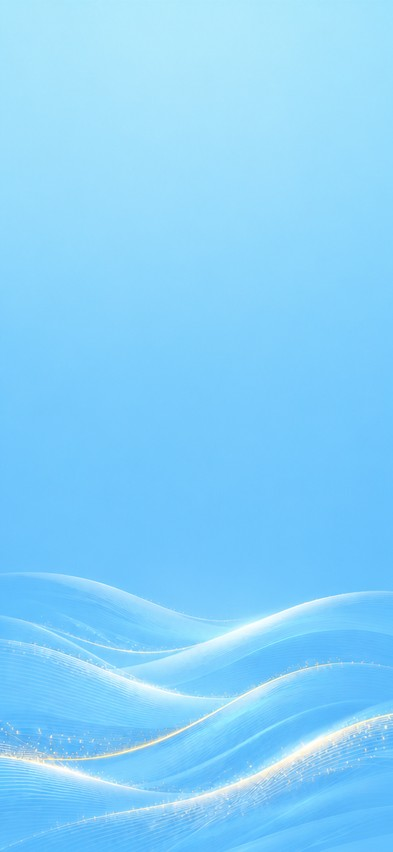
#> input picture assets/images/splash.jpg, 393 x 852 px
$ python generate_icons.py ../assets/images/splash.jpg
#> lines starting #> are read from the running program, lines starting #| are printed output that depends on the picture
#!/usr/bin/env python3
# -*- coding: utf-8 -*-
"""
生成并替换 tool_box 各平台 App 图标。

用法：
    python scripts/generate_icons.py [源图标路径]

默认源图标：项目根目录 local/app_1024.png
处理范围：iOS / Android / macOS / Web / Windows
"""

import os
import sys
from pathlib import Path
from PIL import Image


def project_root() -> Path:
    """脚本位于 scripts/，项目根目录为其父目录。"""
    return Path(__file__).resolve().parent.parent


def open_source(src: Path) -> Image.Image:
    """打开源图标，保持 RGBA，若非正方形则居中裁剪。"""
    img = Image.open(src).convert("RGBA")
    w, h = img.size
    if w != h:
        side = min(w, h)
        left = (w - side) // 2
        top = (h - side) // 2
        img = img.crop((left, top, left + side, top + side))
    return img


def resize(img: Image.Image, size: int) -> Image.Image:
    """使用 Lanczos 高质量缩放至 size×size。"""
    return img.resize((size, size), Image.LANCZOS)


def save_png(img: Image.Image, path: Path) -> None:
    """保存 PNG，保留透明通道。"""
    path.parent.mkdir(parents=True, exist_ok=True)
    img.save(path, format="PNG")


def generate_ios_icons(src_img: Image.Image, root: Path) -> list[Path]:
    """生成 iOS AppIcon.appiconset 所有图标。"""
    dest_dir = root / "ios/Runner/Assets.xcassets/AppIcon.appiconset"
    # 文件名与实际像素尺寸的映射（严格对应 Contents.json）
    ios_specs = [
        ("Icon-App-20x20@1x.png", 20),
        ("Icon-App-20x20@2x.png", 40),
        ("Icon-App-20x20@3x.png", 60),
        ("Icon-App-29x29@1x.png", 29),
        ("Icon-App-29x29@2x.png", 58),
        ("Icon-App-29x29@3x.png", 87),
        ("Icon-App-40x40@1x.png", 40),
        ("Icon-App-40x40@2x.png", 80),
        ("Icon-App-40x40@3x.png", 120),
        ("Icon-App-60x60@2x.png", 120),
        ("Icon-App-60x60@3x.png", 180),
        ("Icon-App-76x76@1x.png", 76),
        ("Icon-App-76x76@2x.png", 152),
        ("Icon-App-83.5x83.5@2x.png", 167),
        ("app_1024.png", 1024),
    ]
    generated: list[Path] = []
    for filename, px in ios_specs:
        out = dest_dir / filename
        save_png(resize(src_img, px), out)
        generated.append(out)
    return generated


def generate_android_icons(src_img: Image.Image, root: Path) -> list[Path]:
    """生成 Android mipmap 各密度 ic_launcher.png。"""
    # mdpi 为 48dp 基准，各密度倍数：1 / 1.5 / 2 / 3 / 4
    android_specs = [
        ("mipmap-mdpi", 48),
        ("mipmap-hdpi", 72),
        ("mipmap-xhdpi", 96),
        ("mipmap-xxhdpi", 144),
        ("mipmap-xxxhdpi", 192),
    ]
    generated: list[Path] = []
    for folder, px in android_specs:
        out = root / f"android/app/src/main/res/{folder}/ic_launcher.png"
        save_png(resize(src_img, px), out)
        generated.append(out)
    return generated


def generate_macos_icons(src_img: Image.Image, root: Path) -> list[Path]:
    """生成 macOS AppIcon.appiconset 图标。"""
    dest_dir = root / "macos/Runner/Assets.xcassets/AppIcon.appiconset"
    macos_specs = [
        ("app_icon_16.png", 16),
        ("app_icon_32.png", 32),
        ("app_icon_64.png", 64),
        ("app_icon_128.png", 128),
        ("app_icon_256.png", 256),
        ("app_icon_512.png", 512),
        ("app_icon_1024.png", 1024),
    ]
    generated: list[Path] = []
    for filename, px in macos_specs:
        out = dest_dir / filename
        save_png(resize(src_img, px), out)
        generated.append(out)
    return generated


def generate_web_icons(src_img: Image.Image, root: Path) -> list[Path]:
    """生成 Web 图标（含 maskable）。"""
    dest_dir = root / "web/icons"
    generated: list[Path] = []
    for filename, px in [("Icon-192.png", 192), ("Icon-512.png", 512)]:
        out = dest_dir / filename
        save_png(resize(src_img, px), out)
        generated.append(out)
    # maskable 使用同一张图作为可遮罩版本（内容已居中且四周有适当留白）。
    for filename, px in [("Icon-maskable-192.png", 192), ("Icon-maskable-512.png", 512)]:
        out = dest_dir / filename
        save_png(resize(src_img, px), out)
        generated.append(out)
    return generated


def generate_windows_icon(src_img: Image.Image, root: Path) -> list[Path]:
    """生成 Windows 多分辨率 ICO 图标（含 16/32/48/256）。"""
    sizes = [16, 32, 48, 256]
    images = [resize(src_img, s) for s in sizes]
    out = root / "windows/runner/resources/app_icon.ico"
    out.parent.mkdir(parents=True, exist_ok=True)
    # Pillow 保存 ICO：首张图必须是最大尺寸，sizes 列出全部嵌入尺寸，append_images 追加其余小图。
    images[-1].save(
        out,
        format="ICO",
        sizes=[(s, s) for s in sizes],
        append_images=images[:-1],
    )
    return [out]


def verify_files(generated: list[Path]) -> None:
    """校验每个生成的图标文件可读且尺寸正确。"""
    print("\n=== 校验 ===")
    for path in generated:
        with Image.open(path) as im:
            print(f"  {path.relative_to(project_root())}: {im.size} {im.format}")


def main() -> int:
    root = project_root()
    src_path = Path(sys.argv[1]) if len(sys.argv) > 1 else root / "local/app_1024.png"
    if not src_path.exists():
        print(f"源图标不存在：{src_path}", file=sys.stderr)
        return 1

    print(f"源图标：{src_path}")
    src_img = open_source(src_path)
#> in open_source, `img = img.crop((left, top, left + side, top + side))`:
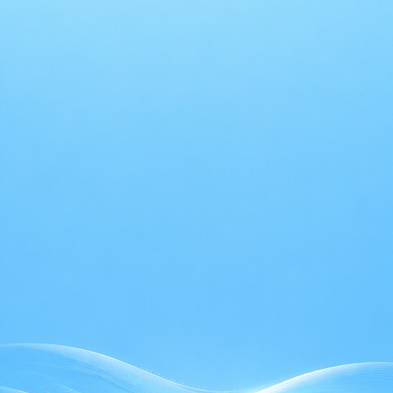
#> img: PIL image 393x393 RGBA; mean R, G, B, A 123.1, 204.6, 252.5, 255
    print(f"处理尺寸：{src_img.size}")
#| 处理尺寸：(393, 393)

    generated: list[Path] = []
    generated += generate_ios_icons(src_img, root)
#> the loop in generate_ios_icons, `for filename, px in ios_specs:` made 15 passes
#> pass 1, in save_png, `img.save(path, format="PNG")`:
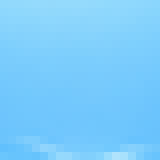
#> saved as Icon-App-20x20@1x.png: PIL image 20x20 RGBA (shown 8 times larger); mean R, G, B, A 123, 204.6, 252.5, 255
#> after the loop in generate_ios_icons, `for filename, px in ios_specs:`: generated = 15 items
#> generated = 15 items
    generated += generate_android_icons(src_img, root)
#> the loop in generate_android_icons, `for folder, px in android_specs:` made 5 passes
#> pass 1, in save_png (call 16), `img.save(path, format="PNG")`:
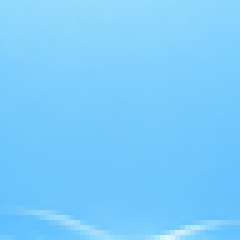
#> saved as ic_launcher.png: PIL image 48x48 RGBA (shown 5 times larger); mean R, G, B, A 123, 204.6, 252.5, 255
#> after the loop in generate_android_icons, `for folder, px in android_specs:`: generated = 5 items
#> generated = 20 items
    generated += generate_macos_icons(src_img, root)
#> after the loop in generate_macos_icons, `for filename, px in macos_specs:`: generated = 7 items
#> generated = 27 items
    generated += generate_web_icons(src_img, root)
#> after the loop in generate_web_icons, `for filename, px in [("Icon-192.png", 192), ("Icon-512.png", 512)]:`: generated = 2 items
#> after the loop in generate_web_icons, `for filename, px in [("Icon-maskable-192.png", 192), ("Icon-maskable-5..`: generated = 4 items
#> generated = 31 items
    generated += generate_windows_icon(src_img, root)
#> in generate_windows_icon, `images = [resize(src_img, s) for s in sizes]`: images = 4 items
#> generated = 32 items

    print(f"\n共生成 {len(generated)} 个图标文件")
#| 共生成 32 个图标文件
    verify_files(generated)
#|   ios/Runner/Assets.xcassets/AppIcon.appiconset/Icon-App-20x20@1x.png: (20, 20) PNG
    return 0


if __name__ == "__main__":
    sys.exit(main())
#> (the program exits here)
